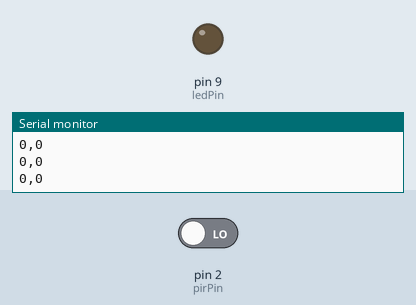
Simulated run of this sketch. Board: Arduino Uno, built with avr-gcc and run on an emulated ATmega328P. On the bench: output pins drawn as LEDs (lit = HIGH), the last lines printed to the serial monitor. The test bench sets the inputs (shaded band); at power-on: pin 2 (pirPin) LOW.

Above: at 1.2 s.
1.3 s: pin 2 (pirPin) driven HIGH
At 1.7 s:
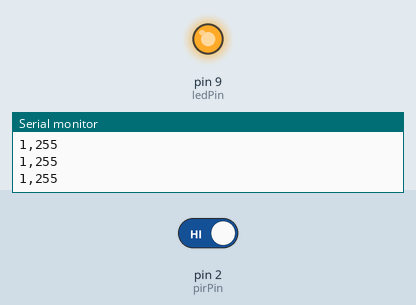
2.8 s: pin 2 (pirPin) driven LOW
At 4.2 s:
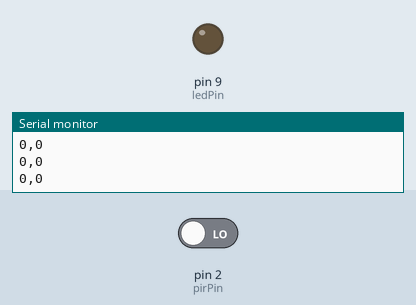
Timing chart, 0 to 5.8 s (numbered marks = the images above; inputs shaded):
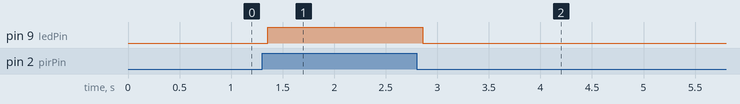

Measured:
- after the input at 1.3 s, pin 9 (ledPin): LOW → HIGH after 0.05 s
- after the input at 2.8 s, pin 9 (ledPin): HIGH → LOW after 0.06 s

The sketch:

pirLEDSendxBeeFast.ino
```cpp
//Written By Daniel Godrick
//July 10, 2017

//Wiring for PIR
//Red to 5V (Uno)
//Green to Ground (Uno)
//Blue to Pin 2(Uno)

#define pirPin 2
#define ledPin 9

const int brightness = 255;
int LEDlevel = 0;


void setup() {
  Serial.begin (9600);
  pinMode(pirPin, INPUT);
  pinMode(ledPin, OUTPUT);
}

void loop() {
  int pirVal = digitalRead(pirPin);
  if (pirVal == HIGH)
  {
     LEDlevel = 255;
    analogWrite(ledPin,LEDlevel);
    Serial.print(pirVal);
    Serial.print(",");
    Serial.print(LEDlevel);
    Serial.print('\n');
    delay(100);
   }
   else {
    LEDlevel = 0;
    digitalWrite(ledPin,LOW);
    Serial.print(0);
    Serial.print(",");
    Serial.print(0);
    Serial.print('\n');
    delay(50);
    Serial.print(0);
    Serial.print(",");
    Serial.print(0);
    Serial.print('\n');
    delay(100);
    Serial.print(0);
    Serial.print(",");
    Serial.print(0);
    Serial.print('\n');
    }
}
```
